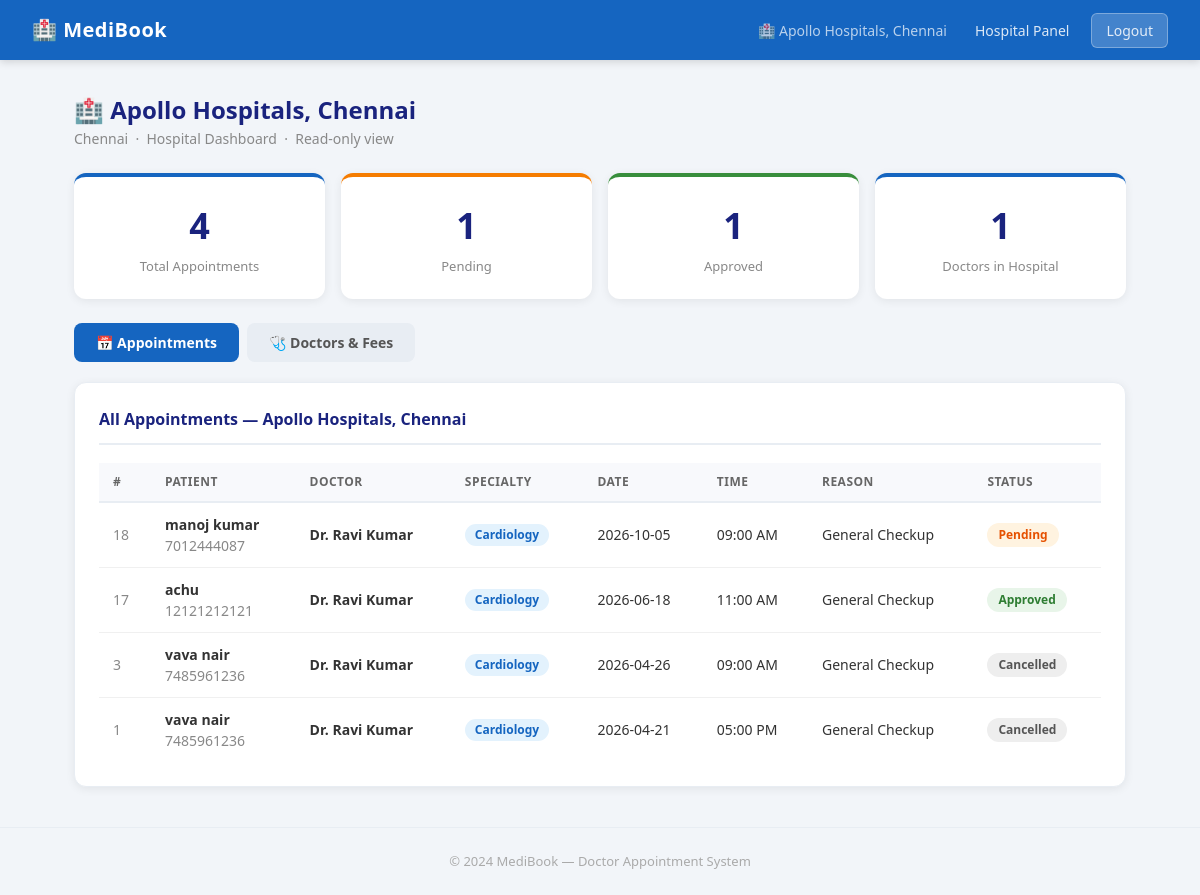
/hospital (signed in), run on the app's committed database.
### app.py (models this page shows)
class Hospital(db.Model):
    id       = db.Column(db.Integer, primary_key=True)
    name     = db.Column(db.String(150), unique=True, nullable=False)
    city     = db.Column(db.String(100), default="")
    password = db.Column(db.String(200), nullable=False)

class Appointment(db.Model):
    id        = db.Column(db.Integer, primary_key=True)
    user_id   = db.Column(db.Integer, db.ForeignKey("user.id"),   nullable=False)
    doctor_id = db.Column(db.Integer, db.ForeignKey("doctor.id"), nullable=False)
    date      = db.Column(db.String(20), nullable=False)
    time      = db.Column(db.String(20), nullable=False)
    reason    = db.Column(db.String(200), default="General Checkup")
    status    = db.Column(db.String(20),  default="Pending")

class User(db.Model):
    id       = db.Column(db.Integer, primary_key=True)
    name     = db.Column(db.String(100), nullable=False)
    email    = db.Column(db.String(120), unique=True, nullable=False)
    phone    = db.Column(db.String(20))
    gender   = db.Column(db.String(10))
    password = db.Column(db.String(200), nullable=False)
    appointments = db.relationship("Appointment", backref="user", lazy=True)

class Doctor(db.Model):
    id              = db.Column(db.Integer, primary_key=True)
    name            = db.Column(db.String(100), nullable=False)
    specialty       = db.Column(db.String(100))
    fee             = db.Column(db.Integer, default=500)
    hospital        = db.Column(db.String(150), default="MediBook General Hospital")
    city            = db.Column(db.String(100), default="Chennai")
    experience      = db.Column(db.Integer, default=5)
    bio             = db.Column(db.String(400), default="Experienced specialist committed to patient-centered care.")
    portal_password = db.Column(db.String(200), default="")
    appointments    = db.relationship("Appointment", backref="doctor", lazy=True)

### app.py (the view)
@app.route("/hospital")
def hospital_dashboard():
    if session.get("role") != "hospital":
        flash("Hospital access only.", "error")
        return redirect(url_for("login"))
    hospital = db.session.get(Hospital, session.get("hospital_id"))
    if not hospital:
        session.clear()
        flash("Hospital account could not be found. Please login again.", "error")
        return redirect(url_for("login"))
    active_tab = get_hospital_tab_name()
    doctors    = Doctor.query.filter_by(hospital=hospital.name).order_by(Doctor.name).all()
    doctor_ids = [d.id for d in doctors]
    appointments = []
    if doctor_ids:
        appointments = Appointment.query.filter(
            Appointment.doctor_id.in_(doctor_ids)
        ).order_by(Appointment.date.desc(), Appointment.id.desc()).all()
    counts = {
        "total":    len(appointments),
        "pending":  sum(1 for a in appointments if a.status == "Pending"),
        "approved": sum(1 for a in appointments if a.status == "Approved"),
        "completed": sum(1 for a in appointments if a.status == "Completed"),
        "doctors":  len(doctors),
    }
    return render_template("hospital_dashboard.html",
        hospital=hospital, doctors=doctors,
        appointments=appointments, counts=counts,
        active_tab=active_tab)

### app.py (called while the page is built)
def get_hospital_tab_name():
    tab = request.values.get("tab", "appointments").strip().lower()
    return tab if tab in HOSPITAL_TABS else "appointments"

### templates/hospital_dashboard.html (shortened to what this page needs)
{% extends "layout.html" %}
{% block content %}
<div class="container">
    <div class="page-header">
        <div>
            <h1>🏥 {{ hospital.name }}</h1>
            <p class="muted">{{ hospital.city }} &nbsp;·&nbsp; Hospital Dashboard &nbsp;·&nbsp; Read-only view</p>
        </div>
    </div>
    <div class="stats-grid">
        <div class="stat-card blue">
            <div class="stat-number">{{ counts.total }}</div>
            <div class="stat-label">Total Appointments</div>
        </div>
        <div class="stat-card orange">
            <div class="stat-number">{{ counts.pending }}</div>
            <div class="stat-label">Pending</div>
        </div>
        <div class="stat-card green">
            <div class="stat-number">{{ counts.approved }}</div>
            <div class="stat-label">Approved</div>
        </div>
        <div class="stat-card blue">
            <div class="stat-number">{{ counts.doctors }}</div>
            <div class="stat-label">Doctors in Hospital</div>
        </div>
    </div>
    <div class="tabs">
        <a href="{{ url_for('hospital_dashboard', tab='appointments') }}"
           class="tab {% if active_tab == 'appointments' %}active{% endif %}">
            📅 Appointments
        </a>
        <a href="{{ url_for('hospital_dashboard', tab='doctors') }}"
           class="tab {% if active_tab == 'doctors' %}active{% endif %}">
            🩺 Doctors & Fees
        </a>
    </div>
    {% if active_tab == 'appointments' %}
    <div class="card">
        <div class="card-title">All Appointments — {{ hospital.name }}</div>
        {% if appointments %}
        <div class="table-wrap">
            <table class="data-table">
                <thead>
                    <tr>
                        <th>#</th>
                        <th>Patient</th>
                        <th>Doctor</th>
                        <th>Specialty</th>
                        <th>Date</th>
                        <th>Time</th>
                        <th>Reason</th>
                        <th>Status</th>
                    </tr>
                </thead>
                <tbody>
                    {% for appt in appointments %}
                    <tr>
                        <td class="muted">{{ appt.id }}</td>
                        <td>
                            {% if appt.user %}
                                <strong>{{ appt.user.name }}</strong>
                                {% if appt.user.phone %}
                                <br><small class="muted">{{ appt.user.phone }}</small>
                                {% endif %}
                            {% else %}
                                <span class="muted">—</span>
                            {% endif %}
                        </td>
                        <td>
                            {% if appt.doctor %}
                                <strong>{{ appt.doctor.name }}</strong>
                            {% else %}
                                <span class="muted">—</span>
                            {% endif %}
                        </td>
                        <td>
                            {% if appt.doctor %}
                                <span class="specialty-tag">{{ appt.doctor.specialty }}</span>
                            {% else %}
                                <span class="muted">—</span>
                            {% endif %}
                        </td>
                        <td>{{ appt.date }}</td>
                        <td>{{ appt.time }}</td>
                        <td>{{ appt.reason or 'General Checkup' }}</td>
                        <td>
                            {% if appt.status == "Pending" %}<span class="badge pending">Pending</span>
                            {% elif appt.status == "Approved" %}<span class="badge approved">Approved</span>
                            {% elif appt.status == "Completed" %}<span class="badge completed">Completed</span>
                            {% elif appt.status == "Rejected" %}<span class="badge rejected">Rejected</span>
                            {% else %}<span class="badge cancelled">{{ appt.status }}</span>
                            {% endif %}
                        </td>
                    </tr>
                    {% endfor %}
                </tbody>
            </table>
        </div>
        {% else %}
        <div class="empty-state">
            <div class="empty-icon">📅</div>
            <p>No appointments have been booked at {{ hospital.name }} yet.</p>
        </div>
        {% endif %}
    </div>
    {% endif %}
</div>
{% endblock %}

### static/style.css (style rules this page uses)
* { margin: 0; padding: 0; box-sizing: border-box; }
body { font-family: 'Segoe UI', Arial, sans-serif; background: #f2f5f9; color: #333; font-size: 15px; line-height: 1.5; }
a { color: #1565c0; text-decoration: none; }
.container { max-width: 1100px; margin: 32px auto; padding: 0 24px; }
.page-header { display: flex; justify-content: space-between; align-items: center; gap: 16px; flex-wrap: wrap; margin-bottom: 24px; }
.page-header h1 { font-size: 24px; color: #1a237e; }
.muted { color: #888; font-size: 14px; }
.card { background: white; border-radius: 12px; padding: 24px; margin-bottom: 20px; box-shadow: 0 2px 10px rgba(0,0,0,0.07); border: 1px solid #e8edf3; }
.card-title { font-size: 16px; font-weight: 700; color: #1a237e; margin-bottom: 18px; padding-bottom: 12px; border-bottom: 2px solid #e8edf3; }
.stats-grid { display: grid; grid-template-columns: repeat(4, 1fr); gap: 16px; margin-bottom: 24px; }
.stat-card { background: white; border-radius: 12px; padding: 22px 20px; text-align: center; box-shadow: 0 2px 10px rgba(0,0,0,0.07); border-top: 4px solid #1565c0; }
.stat-card.orange { border-top-color: #f57c00; }
.stat-card.green { border-top-color: #388e3c; }
.stat-card.blue { border-top-color: #1565c0; }
.stat-number { font-size: 36px; font-weight: 800; color: #1a237e; }
.stat-label { font-size: 13px; color: #888; margin-top: 4px; }
.table-wrap { overflow-x: auto; }
table { width: 100%; border-collapse: collapse; font-size: 14px; }
th { text-align: left; padding: 10px 14px; background: #f8f9fc; color: #666; font-size: 12px; font-weight: 700; text-transform: uppercase; letter-spacing: 0.5px; border-bottom: 2px solid #e8edf3; }
td { padding: 11px 14px; border-bottom: 1px solid #f0f0f0; vertical-align: middle; }
tr:last-child td { border-bottom: none; }
.badge { padding: 3px 11px; border-radius: 20px; font-size: 12px; font-weight: 700; display: inline-block; }
.badge.pending { background: #fff3e0; color: #e65100; }
.badge.approved { background: #e8f5e9; color: #2e7d32; }
.badge.cancelled { background: #eeeeee; color: #555; }
.tabs { display: flex; gap: 8px; margin-bottom: 20px; flex-wrap: wrap; }
.tab { padding: 9px 22px; border-radius: 8px; font-size: 14px; font-weight: 600; cursor: pointer; border: none; background: #e8edf3; color: #555; font-family: inherit; transition: all 0.2s; }
.tab.active { background: #1565c0; color: white; }
.specialty-tag { display: inline-block; background: #e3f2fd; color: #1565c0; border-radius: 12px; padding: 2px 10px; font-size: 12px; font-weight: 600; }

### data on the page
Hospital: name "Apollo Hospitals, Chennai", city "Chennai"
Appointment: id "18", user.name "manoj kumar", user.phone "7012444087", doctor.name "Dr. Ravi Kumar", doctor.specialty "Cardiology", date "2026-10-05", time "09:00 AM", reason "General Checkup", status "Pending"
Appointment: id "17", user.name "achu", user.phone "12121212121", doctor.name "Dr. Ravi Kumar", doctor.specialty "Cardiology", date "2026-06-18", time "11:00 AM", reason "General Checkup", status "Approved"
Appointment: id "3", user.name "vava nair", user.phone "7485961236", doctor.name "Dr. Ravi Kumar", doctor.specialty "Cardiology", date "2026-04-26", time "09:00 AM", reason "General Checkup", status "Cancelled"
Appointment: id "1", user.name "vava nair", user.phone "7485961236", doctor.name "Dr. Ravi Kumar", doctor.specialty "Cardiology", date "2026-04-21", time "05:00 PM", reason "General Checkup", status "Cancelled"

### other printed values
{{ session.name }} "Apollo Hospitals, Chennai"
{{ counts.total }} "4"
{{ counts.pending }} "1"
{{ counts.approved }} "1"
{{ counts.doctors }} "1"
